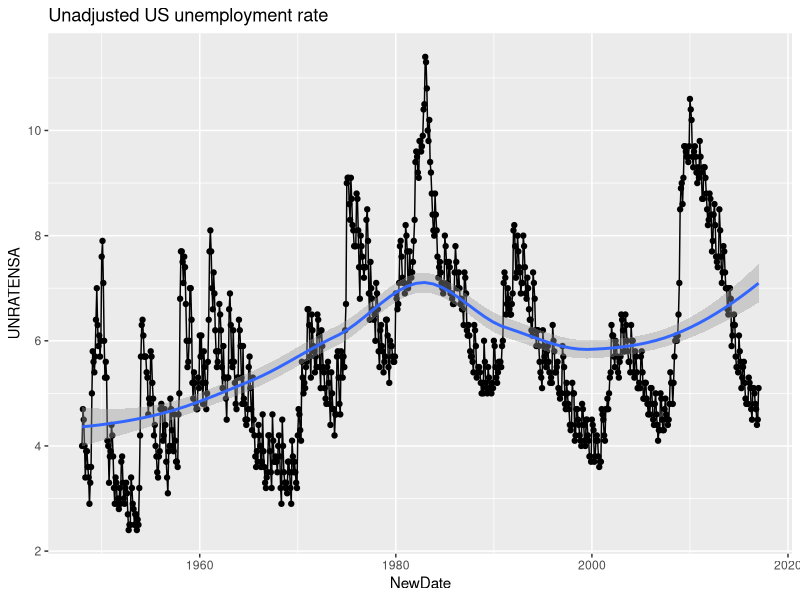

This figure's R source: (Note: this script raises an error after producing the figure.)
## ---- chunk 1

unemployment <- read.csv("./UNRATENSA.csv", head = TRUE)

library(ggplot2)
library(broom)
library(tidyr)
library(gridExtra)

unemployment$NewDate <- seq(1948.000, 2017.000, length = 829)

ggplot(unemployment, aes(x = NewDate, y = UNRATENSA)) + geom_point() + geom_line() + geom_smooth() + labs(title = "Unadjusted US unemployment rate")


unemployment.lo <- loess(UNRATENSA ~ NewDate, degree = 2, data = unemployment)

unemployment.lo.df <- augment(unemployment.lo)

#ggplot(unemployment.lo.df, aes(x= NewDate, y = .resid)) +geom_smooth(span = .25) + geom_line()

unemployment.lo2 <- loess(.resid~NewDate, span = 0.25, data = unemployment.lo.df)
unemployment.lo2.df <- augment(unemployment.lo2)
names(unemployment.lo2.df) = c(".resid", "NewDate", ".fitted", ".se.fit", ".resid2")

#ggplot(unemployment.lo2.df, aes(x = NewDate, y = .resid2)) + geom_point() + geom_line()

#ggplot(unemployment.lo2.df, aes(sample = .resid2)) + stat_qq()  

Year <- unemployment$NewDate
Trend <- unemployment.lo.df$.fitted - mean(unemployment.lo.df$.fitted)
Oscillatory <- unemployment.lo2.df$.fitted
Residuals <- unemployment.lo2.df$.resid2
unemployment.ts <- data.frame(Year, Trend, Oscillatory, Residuals)

unemployment.ts.long <- unemployment.ts%>% gather(type, UNDATANSA, Trend: Residuals)
unemployment.ts.long$type <- factor (unemployment.ts.long$type, levels = c("Trend", "Oscillatory", "Residuals"))
#ggplot(unemployment.ts.long, aes(x=Year, y = UNDATANSA))+geom_line()+facet_grid(~type)

#var(Trend)
#var(Oscillatory)
#var(Residuals)
# Residuals explain the most here, possibly seasonal as that hasn't been pulled out yet.

seasonal <- ts(unemployment$UNRATENSA, frequency = 12)

unemployment.stl <- stl(seasonal, s.window = 15, s.degree = 0)

year.cut <- cut_number(time(unemployment$NewDate), n=5)
unemployment2 <- data.frame(year=unemployment$NewDate, unemployment.stl$time.series, year.cut)
#ggplot(unemployment2, aes(x=year, y=seasonal)) + geom_line() + facet_wrap(~year.cut, ncol=1, scales="free_x")

monthplot(unemployment.stl, choice="seasonal")
# So, unemployment is highest after the holidays end (Jan-March), seems to be a definite seasonal component.

#ggplot(unemployment2, aes(x= Year, y = Trend+remainder)) + geom_line() + geom_smooth()

# Seems to show that when seasonal info is removed, there is not really any clear trend, just residual noise left over.

#unemployment.month <- data.frame(unemployment2, month = factor(1:12)) # Can't get to work for above plot like Brad does, necessary though?

seasonal.alone <- unemployment2$seasonal

#var(seasonal.alone)
# Super low

#var(Residuals - seasonal.alone)
# Still the highest

unemployment.s.ts <- data.frame(Year, Oscillatory, Trend, Residuals, seasonal.alone)

unemployment.s.ts.long <- unemployment.s.ts %>% gather(type, UNDATANSA, seasonal.alone:Residuals:Oscillatory)

ggplot(unemployment.s.ts.long, aes(x = Year, y = UNDATANSA)) + geom_line() + facet_wrap(~type, ncol = 1)
# Of all the components, it seems like the oscillatory component explains the greatest amount of the variation seen in the original plot from above. Seem to be at least 6 cycles in unemployment over the years, seemingly pretty irregular. Trend explains some of the variance, but there doesn't seem to be much of an actual pattern to it, slow increase until 1980 then a slight decrease until 2000 and a slight increase again after that. Seasonal variation regularly explains a decent amount of the variation, so seasonality deffinitely has an impact on unemployment, but it isn't huge, and interestingly it seems to be decreasing with time.

## ---- chunk 2

housing <- read.csv("./HOUST.csv", head = TRUE)

housing$NewDate <- seq(1959.000, 2017.000, length = 697)

unemployment.post1959 <- unemployment[133:829,]

housing.plot <- ggplot(housing, aes(x = NewDate, y = HOUST)) + geom_line() +labs(title = "Number of new homes beginning construction per month", x = "Date", y = "Housing starts (thousands)")
unemployment.plot <- ggplot(unemployment.post1959, aes(x = NewDate, y = UNRATENSA)) + geom_line()  + labs(title = "Unadjusted monthly US unemployment rate", x= "Date", y = "Unemployment rate")

grid.arrange(housing.plot, unemployment.plot)

